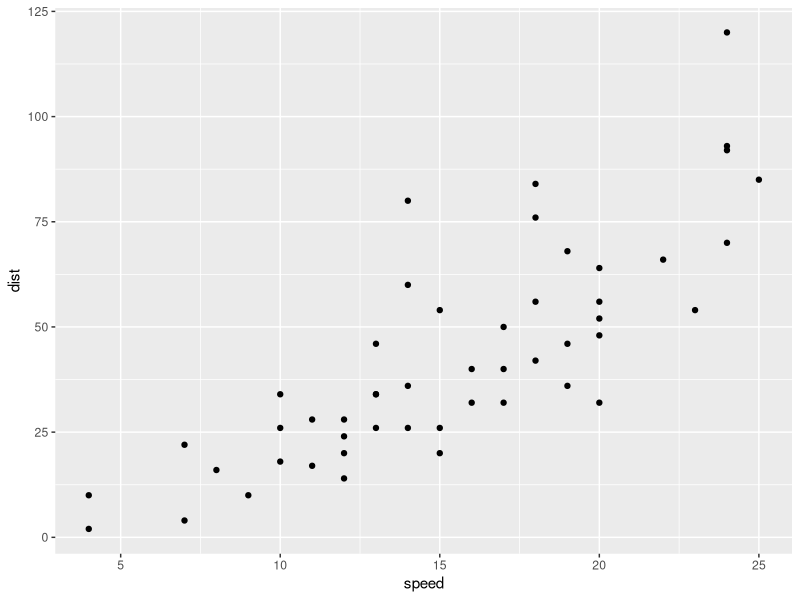

Write the R code that produced this figure.
## ---- chunk 1
require(ggplot2)
qplot(x=speed, y=dist, data=cars)
